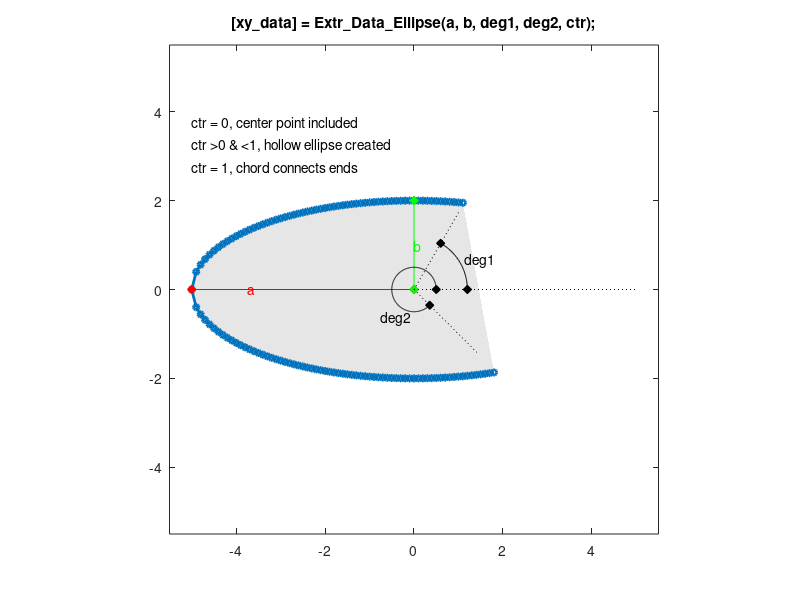

Recreate this plot in MATLAB.
function [xy_data] = Extr_Data_Ellipse(a, b, deg1, deg2, ctr, varargin)
%Extr_Data_Ellipse Produce extrusion data for an ellipse.
%   [xy_data] = Extr_Data_Ellipse(a, b, deg1, deg2, ctr, varargin)
%   This function returns x-y data for a ring.
%   You can specify:
%       Radius 1        a
%       Radius 2        b
%       Start angle     deg1
%       Finish angle	deg2
%       Include Center	ctr
%
%   To see a plot showing parameter values, enter the name
%   of the function with no arguments
%   >> Extr_Data_Ellipse
%
%   To see a plot created with your parameter values,
%   add 'plot' as the final argument
%   >> Extr_Data_Ellipse(5,2,60,315,1,'plot')

% Copyright 2012-2022 The MathWorks, Inc.

% Default data to show diagram
if (nargin == 0)
    a = 5;
    b = 2;
    deg1 = 60;
    deg2 = 315;
    ctr = 1;
end

% Check if plot should be produced
if (isempty(varargin))
    showplot = 'n';
else
    showplot = varargin;
end

% Calculate quarter of ellipse
xdata = a:-a/50:0;
for i=1:length(xdata)
    ydata(i) = b/a*sqrt(a^2-xdata(i)^2);
end

% Full outer ellipse
xy_data = [xdata -fliplr(xdata(1:end-1)) -xdata(2:end) fliplr(xdata(1:end-1)); ydata fliplr(ydata(1:end-1)) -ydata(2:end) -fliplr(ydata(1:end-1))]';

% Determine start and stop
angles = unwrap(atan2(xy_data(:,2),xy_data(:,1)))*180/pi;
start = find(angles>=deg1);
start_ind = start(1);
finish = find(angles<=deg2);
finish_ind = finish(end);

% Determine connection between start and finish
if (ctr == 0)
    xy_data = [0 0; xy_data(start_ind:finish_ind,:)];
elseif (ctr == 1)
    xy_data = [xy_data(start_ind:finish_ind,:)];
else
    xy_data = [xy_data(start_ind:finish_ind,:);flipud(xy_data(start_ind:finish_ind,:))*ctr];
end

% Plot diagram to show parameters and extrusion
if (nargin == 0 || strcmpi(showplot,'plot'))
    
    % Figure name
    figString = ['h1_' mfilename];
    % Only create a figure if no figure exists
    figExist = 0;
    fig_hExist = evalin('base',['exist(''' figString ''')']);
    if (fig_hExist)
        figExist = evalin('base',['ishandle(' figString ') && strcmp(get(' figString ', ''type''), ''figure'')']);
    end
    if ~figExist
        fig_h = figure('Name',figString);
        assignin('base',figString,fig_h);
    else
        fig_h = evalin('base',figString);
    end
    figure(fig_h)
    clf(fig_h)
    
    
    % Plot extrusion
    patch(xy_data(:,1),xy_data(:,2),[1 1 1]*0.90,'EdgeColor','none');
    hold on
    plot(xy_data(:,1),xy_data(:,2),'-','Marker','o','MarkerSize',4,'LineWidth',2);
    
    %    plot(xy_data(:,1),xy_data(:,2),'-','Marker','.','MarkerSize',12,'LineWidth',1.5);
    axis('equal');
    axis([-1.1 1.1 -1.1 1.1]*max(a,b));
    
    % Show parameters
    hold on
    
    a_label_ang = 180;
    b_label_ang = 90;
    plot([0 a*(cos(a_label_ang*pi/180))],[0 a*(sin(a_label_ang*pi/180))],'r-d','MarkerFaceColor','r');
    text(cos(a_label_ang*pi/180)*0.75*a,sin(a_label_ang*pi/180)*0.75*a,'{\color{red}a}');
    
    plot([0 b*(cos(b_label_ang*pi/180))],[0 b*(sin(b_label_ang*pi/180))],'g-d','MarkerFaceColor','g');
    text(cos(b_label_ang*pi/180)*0.5*b,sin(b_label_ang*pi/180)*0.5*b,'{\color{green}b}');
    
    plot([0 a],[0 0],'k:');
    plot([0 b*cos(deg1*pi/180)],[0 b*sin(deg1*pi/180)],'k:');
    plot([0 b*cos(deg2*pi/180)],[0 b*sin(deg2*pi/180)],'k:');
    
    arc1_r = 0.6*b;
    arc1 = [(0:1:deg1)]'*pi/180;
    plot(cos(arc1)*arc1_r,sin(arc1)*arc1_r,'k-');
    plot(cos(arc1(1))*arc1_r,sin(arc1(1))*arc1_r,'kd','MarkerFaceColor','k');
    plot(cos(arc1(end))*arc1_r,sin(arc1(end))*arc1_r,'kd','MarkerFaceColor','k');
    text(cos(deg1/2*pi/180)*arc1_r*1.1,sin(deg1/2*pi/180)*arc1_r*1.1,'deg1');
    
    arc2_r = 0.25*b;
    arc2 = [(0:1:deg2)]'*pi/180;
    plot(cos(arc2)*arc2_r,sin(arc2)*arc2_r,'k-');
    plot(cos(arc2(1))*arc2_r,sin(arc2(1))*arc2_r,'kd','MarkerFaceColor','k');
    plot(cos(arc2(end))*arc2_r,sin(arc2(end))*arc2_r,'kd','MarkerFaceColor','k');
    text(cos(0.7*deg2*pi/180)*arc2_r*2,sin(0.7*deg2*pi/180)*arc2_r*2,'deg2');
    
    text(-a,0.75*a,'ctr = 0, center point included');
    text(-a,0.65*a,'ctr >0 & <1, hollow ellipse created');
    text(-a,0.55*a,'ctr = 1, chord connects ends');
    
    title(['[xy\_data] = Extr\_Data\_Ellipse(a, b, deg1, deg2, ctr);']);
    hold off
    box on
    clear xy_data
end
